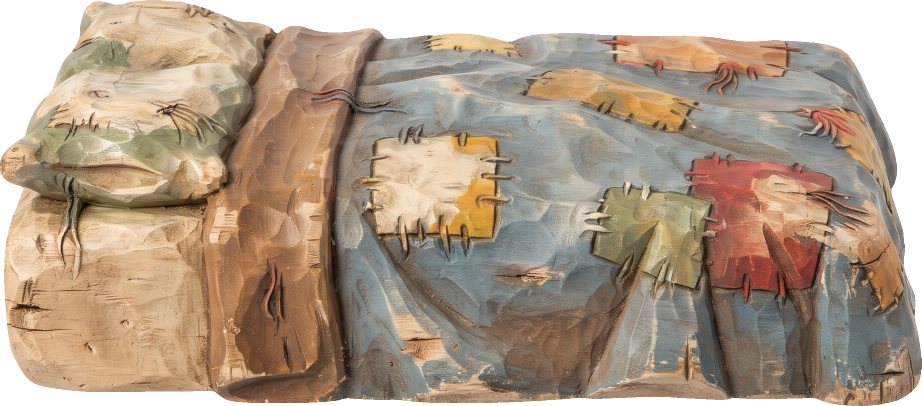
#> input picture assets/Puppet/Events/event_bedroll.png, 1843 x 812 px (shown at 1/2 size)
$ python -i import_event_art.py   (imports and definitions only)
#> lines starting #> are read from the running program, lines starting #| are printed output that depends on the picture; after the words box and inside, x2 and y2 are one past the last pixel; in counts of white or black regions, pixels touching at a corner belong together
### tools/paths.py
"""Where the sister projects live on this machine. Every tool that reaches outside this repo imports these names;
set the environment variable to point elsewhere when a folder moves (e.g. BTC_IMAGESET_OUT=F:\\ImageSet)."""
import os


def _p(env: str, default: str) -> str:
    return os.path.normpath(os.environ.get(env, default))


TACHNEN = _p("BTC_TACHNEN_DIR", r"D:\GitHub Projects\Tachnen")          # background cutter (tachnen_core, its .venv python)
IMAGESET = _p("BTC_IMAGESET_DIR", r"D:\GitHub Projects\ImageSet")       # ImageSet code (main.py --batch); its older output\ folder is here too
IMAGESET_OUT = _p("BTC_IMAGESET_OUT", r"E:\GitHub\ImageSet")            # ImageSet data / outputs (the big pictures: ...\output\<set name>)
ANYSFX = _p("BTC_ANYSFX_DIR", r"D:\GitHub Projects\AnySFX")             # sound generator
#> further down, picture is the input picture: PIL image 1843x812 RGBA; mean R, G, B, A 139.3, 120, 100.3, 219.3
READANYBOOK = _p("BTC_READANYBOOK_DIR", r"D:\GitHub Projects\ReadAnyBook")  # voices (its rvc_env python, Gemini TTS keys)

### tools/import_event_art.py
"""Event art (2026-11-01): ImageSet's "Puppet Events" pictures -> assets/Puppet/Events/<name>.png at FULL size.

The white background is cut with Tachnen's BiRefNet (run this with Tachnen's python) and the picture is trimmed to its outline, nothing is scaled.
"Event Church" becomes event_church.png; `UiSkin.tex("event_church")` finds it (Events is in UiSkin.FOLDERS).
Run:  "D:/GitHub Projects/Tachnen/.venv/Scripts/python.exe" tools/import_event_art.py [--force] [name ...]   (then Godot --headless --editor --quit once)"""
import glob
import os
import re
import sys

sys.path.insert(0, os.path.dirname(os.path.abspath(__file__)))
import paths
import asset_paths as AP

TACHNEN = paths.TACHNEN
sys.path.insert(0, TACHNEN)
from PIL import Image

RAW = (paths.IMAGESET_OUT + r"\output\Puppet Events")
RAWS = [RAW, (paths.IMAGESET_OUT + r"\output\Puppet Events Act2"), (paths.IMAGESET_OUT + r"\output\Puppet Events Fixes"), (paths.IMAGESET_OUT + r"\output\Puppet Events Fixes Wide")]  # (the second act's pictures have their own set and style)
OUT = os.path.join(AP.PUPPET, "Events")
CUT_OPTS = {"model": "birefnet-general", "use_gpu": True, "gpu_mem_gb": 0, "alpha_matting": False, "am_fg": 240, "am_bg": 10,
            "am_erode": 10, "post_process_mask": True, "defringe": True, "alpha_cutoff": 0, "feather": 0.0, "bg_mode": "transparent",
            "bg_custom": "#00ff00", "trim": False, "pad": 0}
_proc = None
NO_CUT = {"Event Mausoleum Wall"}  # (a wall that fills its whole picture: kept as it is, no cut-out)
HAND_MADE = {"Event Bridge Stream"}  # (the user painted these over the generated picture: the importer must never write them again)


# [12 lines left out: functions newest, cut, not called in this run]


def decontaminate(im, band=3):
    """The cut leaves a white halo: the outermost pixels are blends of the picture and its white backdrop. The edge band takes the colour of the nearest pixel
    deeper inside (the same idea as AnyVideoPixel's pixelize.decontaminate), the alpha stays as cut, so the outline stays soft but is never white."""
#> called with band = 3
    import numpy as np
    from scipy import ndimage as ndi
    a = np.asarray(im.convert("RGBA")).copy()
    solid = a[..., 3] >= 200
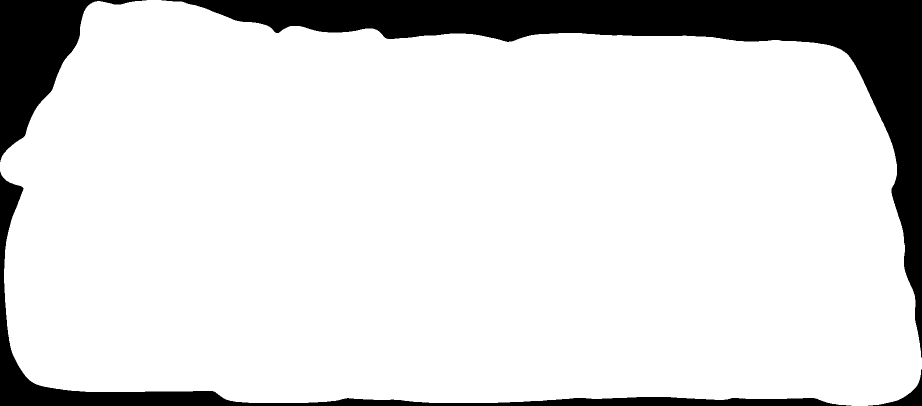
#> solid: shape (812, 1843) bool (shown at 1/2 size); 86% white; 4 black regions, box (x1, y1, x2, y2) and area: (323, 0, 1843, 715) 136796, (0, 343, 1703, 812) 37215, (0, 0, 293, 324) 34018, (1736, 739, 1843, 812) 1650
    core = ndi.binary_erosion(solid, iterations=band)
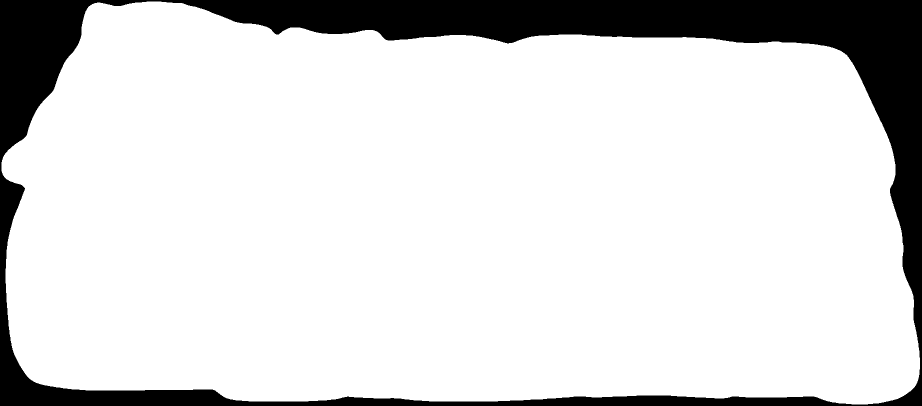
#> core: shape (812, 1843) bool (shown at 1/2 size); 85% white; 1 black region, box (x1, y1, x2, y2) and area: (0, 0, 1843, 812) 223869
    if not core.any():
        core = solid
    iy, ix = ndi.distance_transform_edt(~core, return_distances=False, return_indices=True)
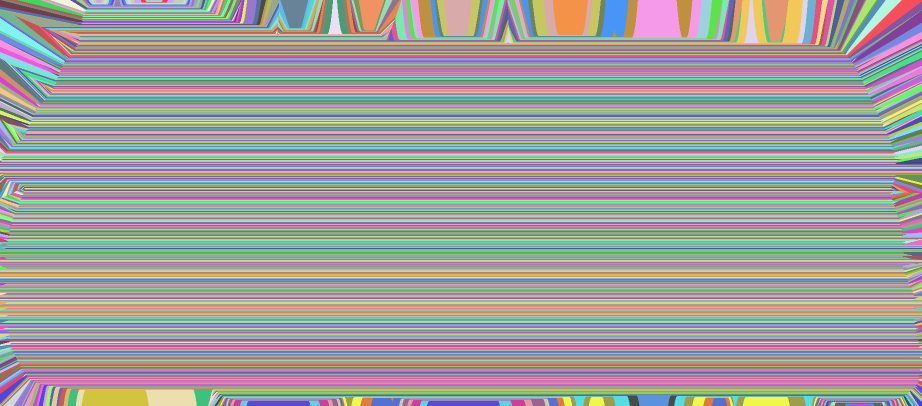
#> iy: shape (812, 1843) int32 (shown at 1/2 size); 806 distinct labels, from 3 to 808; one colour per label, 0 black
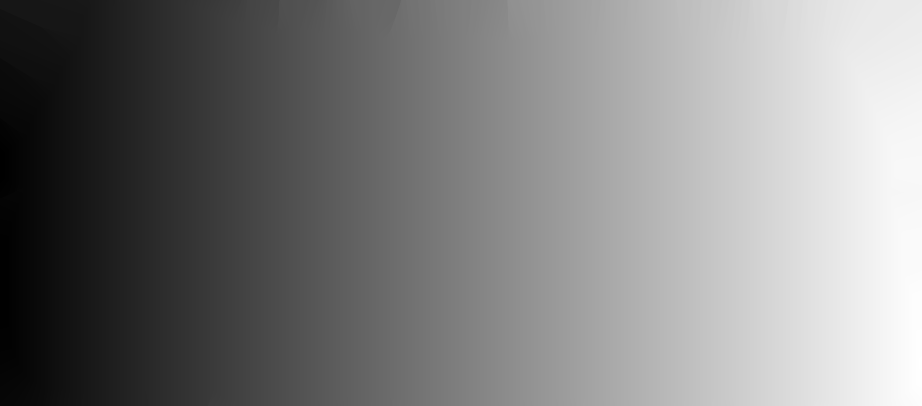
#> ix: shape (812, 1843) int32 (shown at 1/2 size); min 3, max 1839, mean 920.7; drawn with min black and max white
    a[..., :3] = np.where(core[..., None], a[..., :3], a[iy, ix, :3])
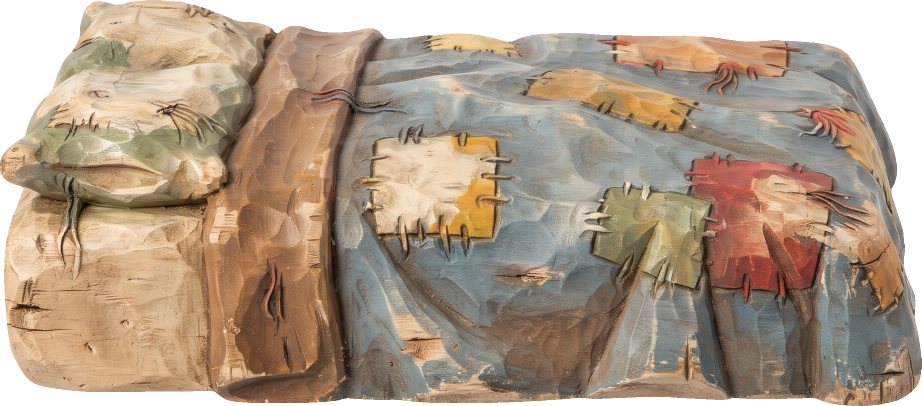
#> a: shape (812, 1843, 4) (shown at 1/2 size); 14.01% of pixels changed, all inside (x1, y1, x2, y2) = (0, 0, 1843, 812); transparent parts drawn white
    a[a[..., 3] < 6] = 0
    return Image.fromarray(a, "RGBA")


SPARKLE = {"Event Mausoleum Frame": ((1219, 630), (0, -95)), "Event Mausoleum Wall": ((1255, 644), (-130, 0))}  # name: (star centre, where to copy from, as an offset)


# [39 lines left out: functions unmark, inside, not called in this run]


def trim(im):
    return im.crop(im.getchannel("A").point(lambda v: 255 if v > 8 else 0).getbbox())


# [43 lines left out: functions main, artifacts, not called in this run]


# [7 lines not run here, left out]

>>> from PIL import Image
>>> picture = Image.open('../assets/Puppet/Events/event_bedroll.png')
>>> result = decontaminate(picture)

$ run again, on assets/Puppet/Events/event_broken_bridge.png
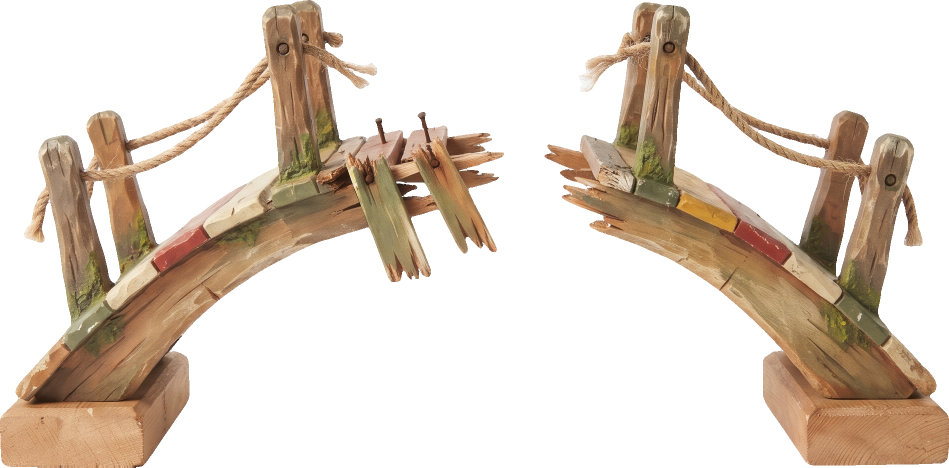
#> input picture assets/Puppet/Events/event_broken_bridge.png, 1898 x 935 px (shown at 1/2 size)
#> picture is the input picture: PIL image 1898x935 RGBA; mean R, G, B, A 58.4, 45.9, 34, 91.2
#> in decontaminate, `solid = a[..., 3] >= 200`:
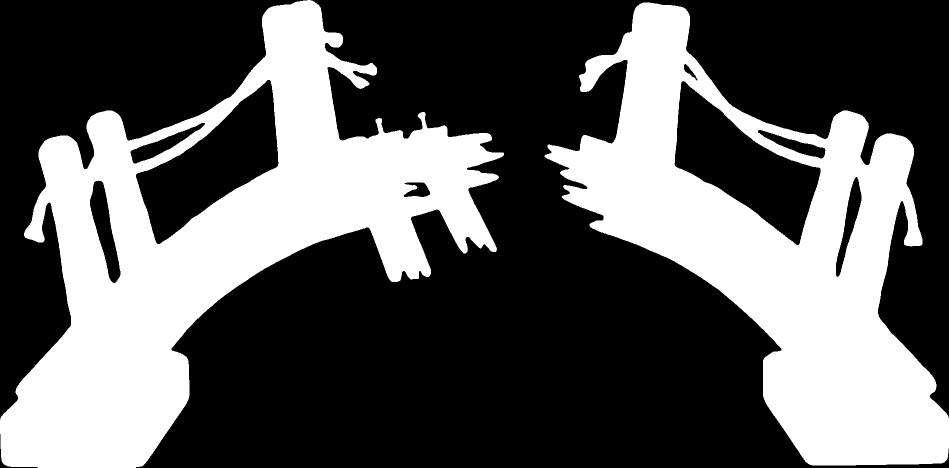
#> solid: shape (935, 1898) bool (shown at 1/2 size); 35.8% white; 2 white regions, box (x1, y1, x2, y2) and area: (0, 0, 1008, 935) 342167, (1089, 5, 1898, 931) 292276
#> core: shape (935, 1898) bool; 33.8% white; 2 white regions, box (x1, y1, x2, y2) and area: (3, 3, 1005, 932) 323113, (1092, 8, 1895, 928) 276645
#> iy: shape (935, 1898) int32; 929 distinct labels, from 3 to 931
#> in decontaminate, `iy, ix = ndi.distance_transform_edt(~core, return_distances=False, ret..`:
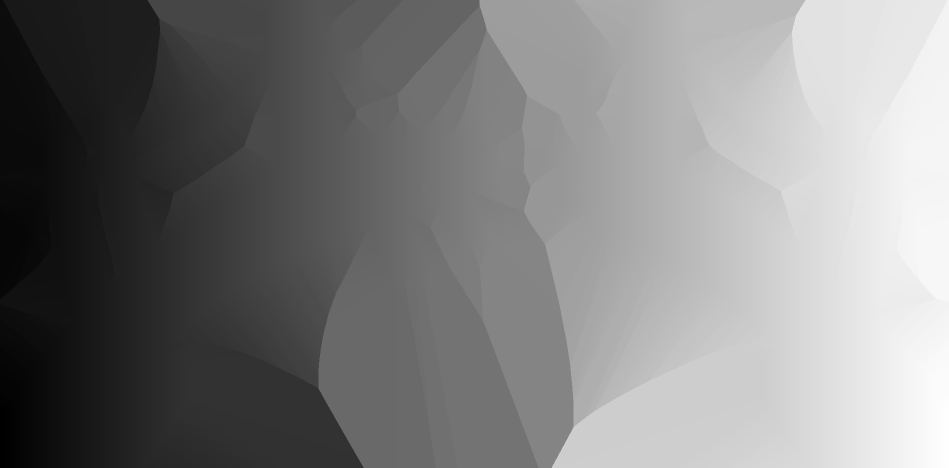
#> ix: shape (935, 1898) int32 (shown at 1/2 size); min 3, max 1894, mean 948.8; drawn with min black and max white

$ run again, on assets/Puppet/Events/event_bush_exit.png
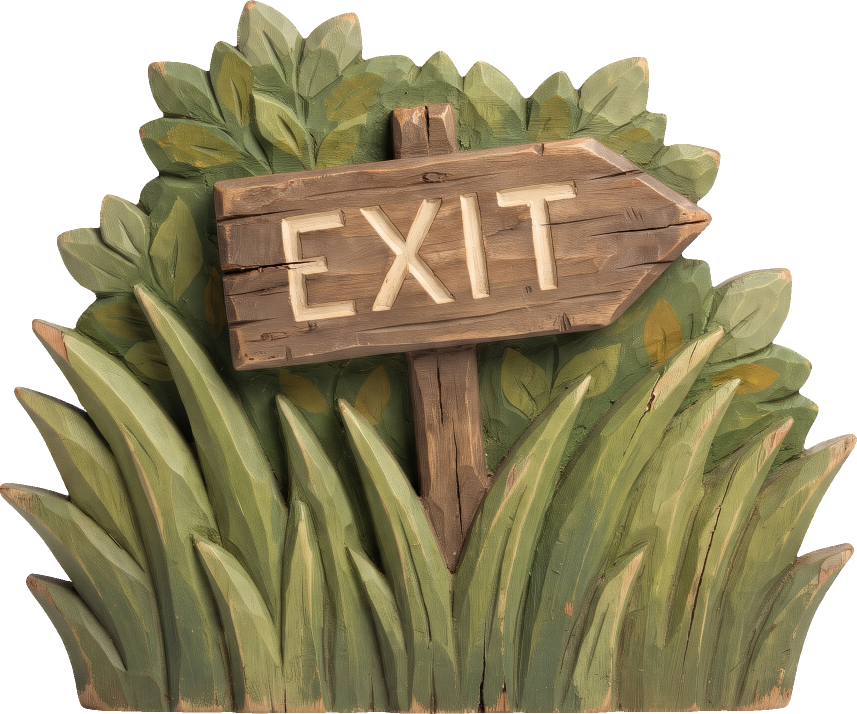
#> input picture assets/Puppet/Events/event_bush_exit.png, 1713 x 1428 px (shown at 1/2 size)
#> picture is the input picture: PIL image 1713x1428 RGBA; mean R, G, B, A 96.8, 88.8, 58.9, 190
#> in decontaminate, `solid = a[..., 3] >= 200`:
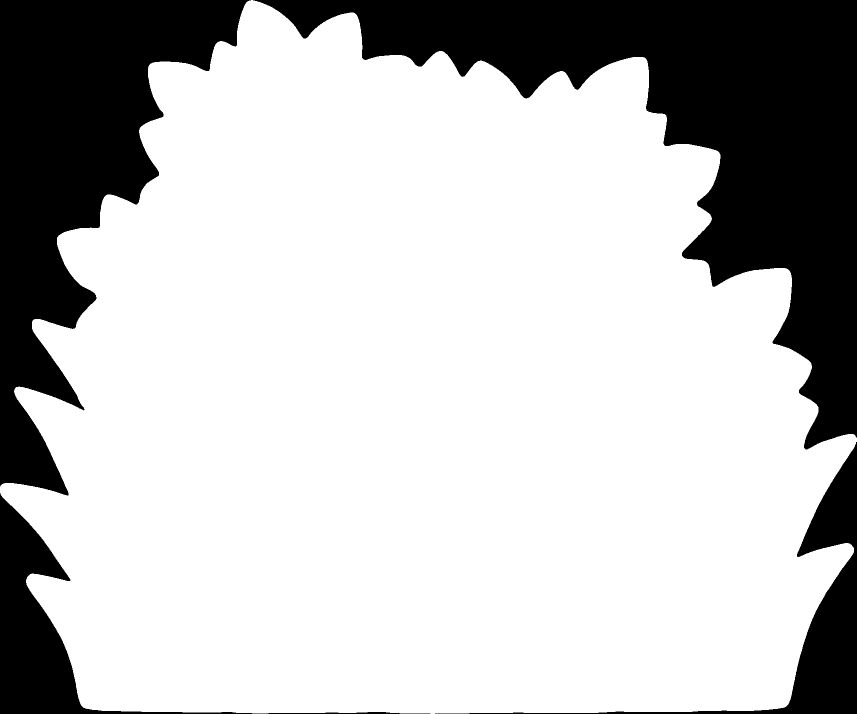
#> solid: shape (1428, 1713) bool (shown at 1/2 size); 74.5% white; 4 black regions, box (x1, y1, x2, y2) and area: (506, 0, 1713, 899) 320411, (0, 0, 502, 991) 210949, (0, 986, 861, 1428) 47137, (870, 884, 1713, 1428) 44557
#> core: shape (1428, 1713) bool; 73.7% white; 1 black region, box (x1, y1, x2, y2) and area: (0, 0, 1713, 1428) 642865
#> iy: shape (1428, 1713) int32; 1422 distinct labels, from 3 to 1424
#> in decontaminate, `iy, ix = ndi.distance_transform_edt(~core, return_distances=False, ret..`:
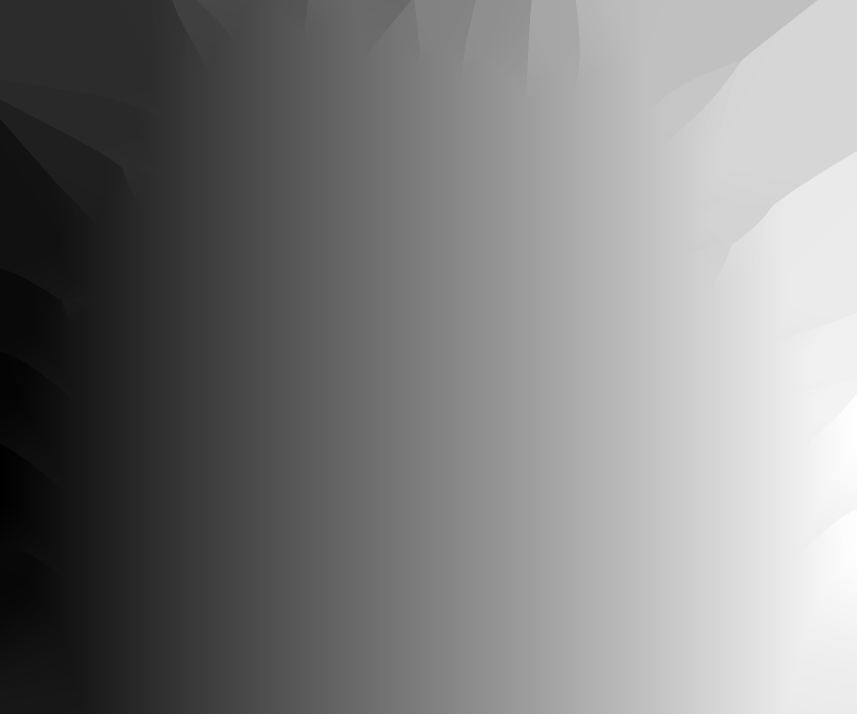
#> ix: shape (1428, 1713) int32 (shown at 1/2 size); min 3, max 1709, mean 853.5; drawn with min black and max white
